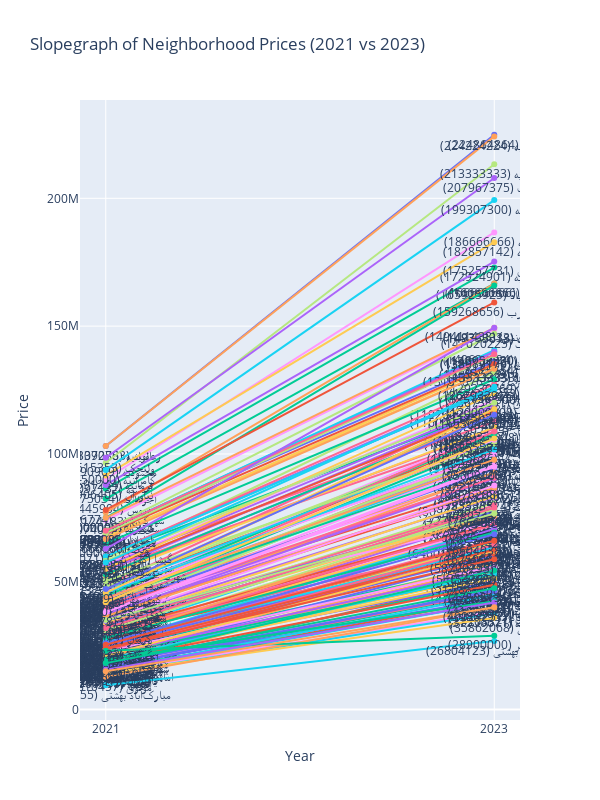

The notebook cell saved with this chart:
### Code cell
import pandas as pd
import plotly.express as px
import plotly.graph_objects as go

# # دیتافریم نمونه
# data = pd.DataFrame({
#     'neighborhood': ['A', 'B', 'C', 'D'],
#     'year': [2021, 2021, 2023, 2023],
#     'price': [500, 600, 550, 650]
# })

# # فیلتر کردن دادهها برای سالهای 2021 و 2023
# data_2021 = data[data['year'] == 2021].set_index('neighborhood')
# data_2023 = data[data['year'] == 2023].set_index('neighborhood')

# ادغام دادهها
data_2021=data_2021[~data_2021.index.isin(no_dis)]
data_2023=data_2023[~data_2023.index.isin(no_dis)]
combined = pd.DataFrame({
    '2021': data_2021['unreal_price_per_meter'],
    '2023': data_2023['unreal_price_per_meter']
})

# ساخت لیستهای لازم برای نمایش در Plotly
neighborhoods = combined.index.tolist()
years = [2021, 2023]

# ایجاد نمودار Slopegraph
fig = go.Figure()

# افزودن خط برای هر محله
for neighborhood in neighborhoods:
    fig.add_trace(go.Scatter(x=years, 
                             y=[combined.loc[neighborhood, '2021'], combined.loc[neighborhood, '2023']], 
                             mode='lines+markers+text',
                             name=neighborhood,
                             text=[f'{neighborhood} ({int(combined.loc[neighborhood, "2021"])})', 
                                   f'{neighborhood} ({int(combined.loc[neighborhood, "2023"])})'],
                             textposition="bottom center"))

# تنظیمات نمودار
fig.update_layout(title='Slopegraph of Neighborhood Prices (2021 vs 2023)',
                  xaxis_title='Year',
                  yaxis_title='Price',
                  xaxis=dict(tickvals=[2021, 2023]),
                  showlegend=False,
                  width=600,  # عرض نمودار
                  height=800)

# نمایش نمودار
fig.show()
